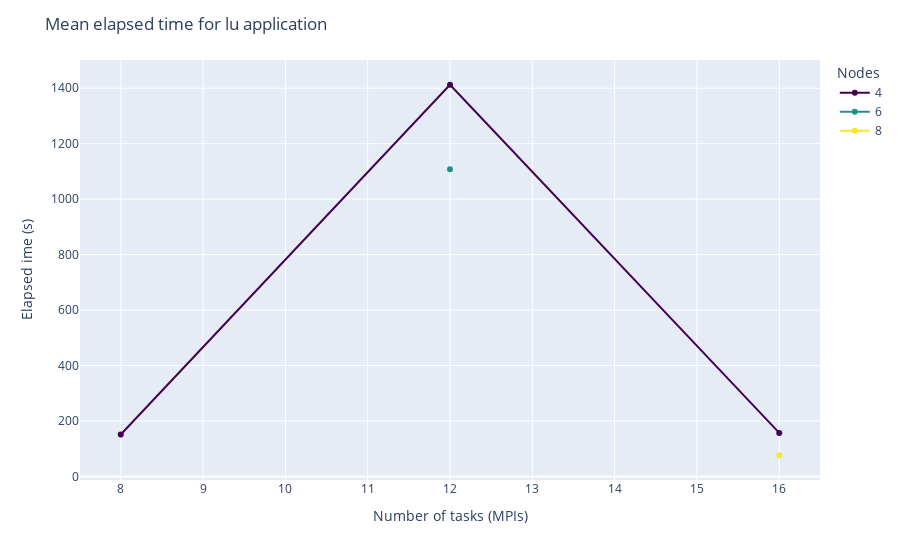

Notebook cell for this chart:
### Markdown cell above
## Elapsed time vs ntasks (MPIs)

### Code cell
fig = px.line(x=lu['ntasks'], y=lu['mean elapsed t'],
                markers=True,
                color=lu['nodes'],
                color_discrete_sequence=['#440154', '#21918c', '#fde725'])

# change the title
fig.update_layout(title='Mean elapsed time for lu application',
                    legend_title_text='Nodes',
                    xaxis_title='Number of tasks (MPIs)',
                    yaxis_title='Elapsed ime (s)')

fig.show()
# save the figure as a png file
fig.write_image("Figures/mean_elapsed_time_lu.png")

### Figure 1 — Plotly figure (JSON) as saved in the notebook; plotly's stock layout.template omitted (floating-point values rounded to 4 significant figures)
{"data": [{"hovertemplate": "color=4<br>x=%{x}<br>y=%{y}<extra></extra>", "legendgroup": "4", "line": {"color": "#440154", "dash": "solid"}, "marker": {"symbol": "circle"}, "mode": "markers+lines", "name": "4", "orientation": "v", "showlegend": true, "type": "scatter", "x": [8, 12, 16], "xaxis": "x", "y": [151, 1413.0, 157], "yaxis": "y"}, {"hovertemplate": "color=6<br>x=%{x}<br>y=%{y}<extra></extra>", "legendgroup": "6", "line": {"color": "#21918c", "dash": "solid"}, "marker": {"symbol": "circle"}, "mode": "markers+lines", "name": "6", "orientation": "v", "showlegend": true, "type": "scatter", "x": [12], "xaxis": "x", "y": [1108.0], "yaxis": "y"}, {"hovertemplate": "color=8<br>x=%{x}<br>y=%{y}<extra></extra>", "legendgroup": "8", "line": {"color": "#fde725", "dash": "solid"}, "marker": {"symbol": "circle"}, "mode": "markers+lines", "name": "8", "orientation": "v", "showlegend": true, "type": "scatter", "x": [16], "xaxis": "x", "y": [76.33], "yaxis": "y"}], "layout": {"legend": {"title": {"text": "Nodes"}, "tracegroupgap": 0}, "margin": {"t": 60}, "title": {"text": "Mean elapsed time for lu application"}, "xaxis": {"anchor": "y", "domain": [0, 1], "title": {"text": "Number of tasks (MPIs)"}}, "yaxis": {"anchor": "x", "domain": [0, 1], "title": {"text": "Elapsed ime (s)"}}}}
